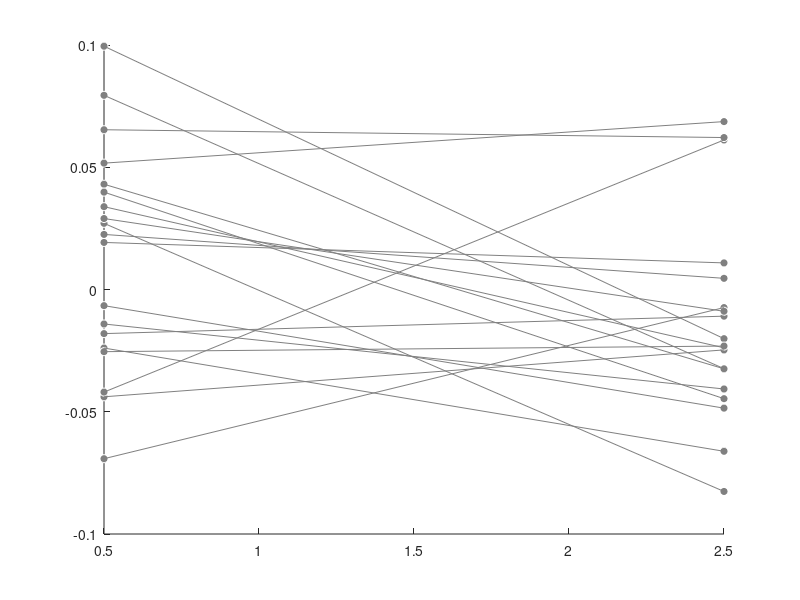

Source code (MATLAB): (Note: this script raises an error after producing the figure.)
%% clear contents and add function folder with subfolders

clear
close all
clc

homedir = mfilename('fullpath');
funcdir = [homedir(1:end-14) 'functions'];
addpath(genpath(funcdir))

%% load the data

load data_fig2i.mat

% Relevant variables are:
% conn_v1_4_PMd: correlation of decoder outputs from V1-V4, and PMd

%% make the plot

sub2plot = 17; %which example participant

figure
hold on

plot(0.5,squeeze(conn_v1_4_PMd(:,1)),'wo','MarkerFaceColor',[1 1 1]*.5) %rule 1
plot(2.5,squeeze(conn_v1_4_PMd(:,2)),'wo','MarkerFaceColor',[1 1 1]*.5) %rule 2
plot([0.5 2.5],conn_v1_4_PMd,'Color',[1 1 1]*.5)
bar(squeeze(rmean(conn_v1_4_PMd)),'EdgeColor','none')
wse(conn_v1_4_PMd,1);  %error bar

box off
set(gca,'tickdir','out')
set(gca,'fontsize',15,'xtick',1:2)
xlabel('Rule')

stats = permtestnds(conn_v1_4_PMd(:,1), conn_v1_4_PMd(:,2), 10000,0.05,'right');
title(['p = ' num2str(stats.p)])
plot([0.5 2.5],conn_v1_4_PMd(sub2plot,:),'Color','r') %plot example participant
